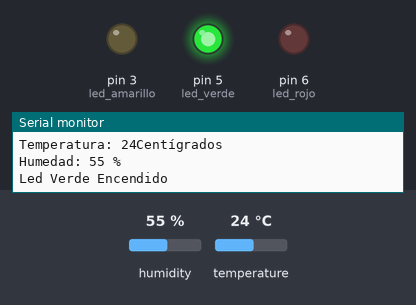
This sketch was run on a simulated Arduino Uno, built with avr-gcc and run on an emulated ATmega328P. On the bench: output pins drawn as LEDs (lit = HIGH), the last lines printed to the serial monitor. The inputs (shaded band) are chosen by the test bench; at power-on: temperature 24 °C, humidity 55 %.

Above: at 10.8 s.
10.9 s: temperature set to 21 °C
21.2 s: temperature set to 18 °C
At 31.0 s:
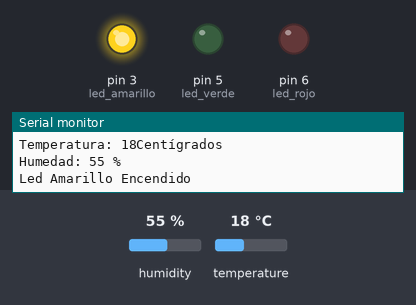
31.5 s: temperature set to 33 °C
At 40.4 s:
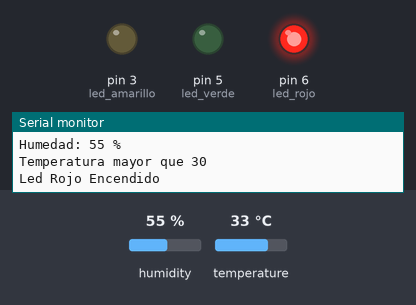
41.6 s: temperature set to 31 °C
51.6 s: temperature set to 28 °C
At 60.8 s:
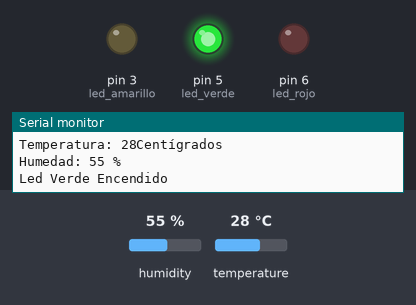
61.7 s: temperature set to 12 °C
At 70.6 s:
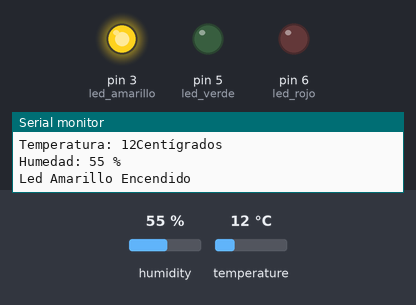
Timing chart, 0 to 72.1 s (numbered marks = the images above; inputs shaded):
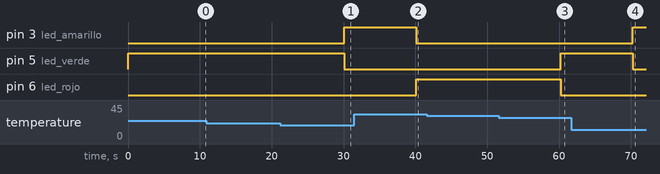

The sketch:

SenTempDHT11.ino
```cpp
#include <DHT.h>
/*
 Autor: Marco Alvarez M.
 Permite el control de un sensor de humedad y temperatura DHT11.
 Se necesita instalar la libreria DHT-sensor-library
 */

//Variable donde se conecta el sensor, en este caso al pin 2
int sen_pin_conect=2;
int temperatura, humedad;
int espera = 10000;


//Se Define una constante de la librería
DHT dht(sen_pin_conect, DHT11); //DHT11 es el tipo de sensor a utilizar
// Variables que controlan los leds y colores se asigna el número de pin al que se conecta.
int led_rojo=6;
int led_verde=5;
int led_amarillo=3;

void setup() {

  Serial.begin(9600);
  pinMode(led_rojo, OUTPUT);
  pinMode(led_verde, OUTPUT);
  pinMode(led_amarillo, OUTPUT);
  dht.begin();

}

void loop() {
  humedad = dht.readHumidity();
  temperatura=dht.readTemperature();
  Serial.println("Temperatura: "+String(temperatura)+"Centígrados");
  Serial.println("Humedad: "+String(humedad)+" %");

  if(temperatura<20){
      //Si la temperatura es menor que 20 se enciende el led amarillo
      encender_amarillo();
      Serial.println("Led Amarillo Encendido");
    } else {
          //Si la temperatura es mayor o igual que 20 pero menor 30  se enciende el led amarillo
             if (temperatura>=20 && temperatura<30){
                encender_verde();
                Serial.println("Led Verde Encendido");

          } else {
                    Serial.println("Temperatura mayor que 30");
                    encender_rojo();
                    Serial.println("Led Rojo Encendido");
                }
       }
   //Se espera 10 segundos para una nueva medición
    delay(espera);

}
void encender_rojo(){

   digitalWrite(led_rojo, HIGH);
   digitalWrite(led_verde, LOW);
   digitalWrite(led_amarillo, LOW);

}

void encender_verde(){
    digitalWrite(led_rojo, LOW);
   digitalWrite(led_verde, HIGH);
   digitalWrite(led_amarillo, LOW);
}


void encender_amarillo(){
   digitalWrite(led_rojo, LOW);
   digitalWrite(led_verde, LOW);
   digitalWrite(led_amarillo, HIGH);
}
```

Measured:
- the behaviour switches between 20 and 19 °C on temperature (found by bisection; images 0 and 1)
- the behaviour switches between 30 and 29 °C on temperature (found by bisection; images 2 and 3)
- after the input at 21.2 s, pin 3 (led_amarillo): LOW → HIGH after 8.9 s; pin 5 (led_verde): HIGH → LOW after 8.9 s
- after the input at 31.5 s, pin 3 (led_amarillo): HIGH → LOW after 8.6 s; pin 6 (led_rojo): LOW → HIGH after 8.6 s
- after the input at 51.6 s, pin 5 (led_verde): LOW → HIGH after 8.6 s; pin 6 (led_rojo): HIGH → LOW after 8.6 s
- after the input at 61.7 s, pin 3 (led_amarillo): LOW → HIGH after 8.5 s; pin 5 (led_verde): HIGH → LOW after 8.5 s
